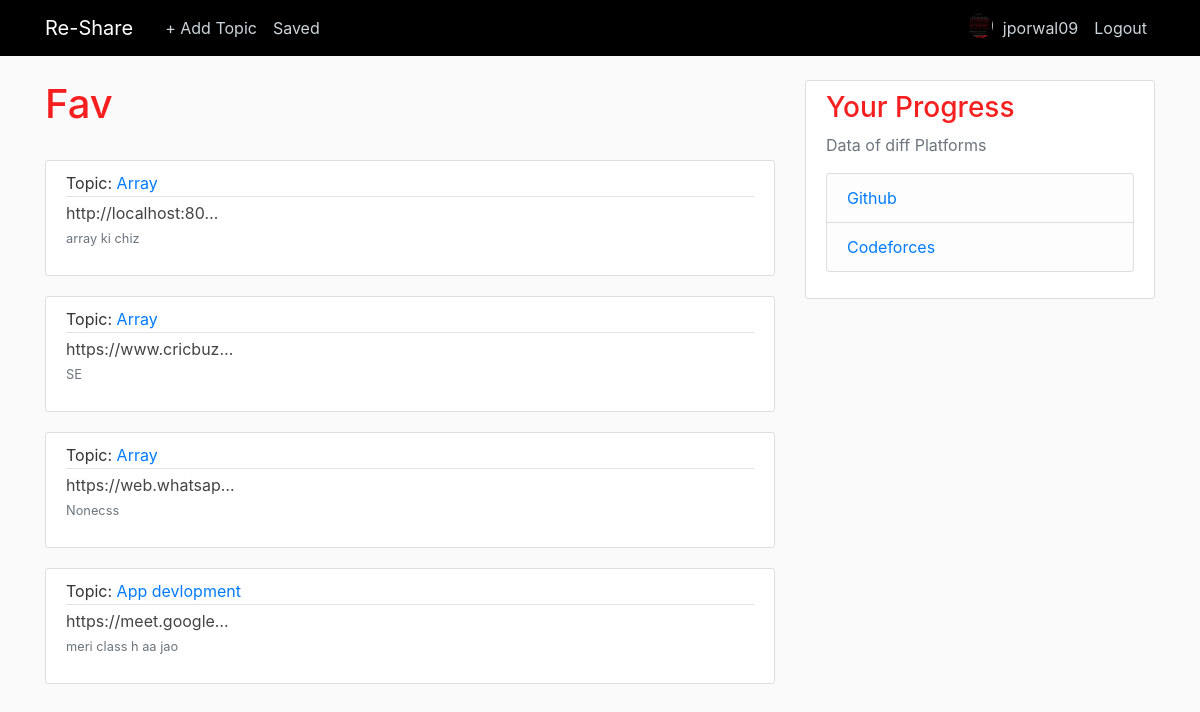
/favourite/ (signed in), run on the app's committed database.
### users/models.py (models this page shows, shortened)
class Profile(models.Model):
	user = models.OneToOneField(User, on_delete= models.CASCADE)
	image = models.ImageField(default = 'default.png', upload_to = 'profile_pics')

### resource/models.py (models this page shows, shortened)
class Material(models.Model):
	url = models.URLField(null = False)
	topic = models.ForeignKey(Topic,on_delete = models.CASCADE)
	desc =  models.TextField(max_length=500,default = 'None')
	created = models.DateTimeField('date created',default = timezone.now)
	last_updated = models.DateTimeField('last updated',default = timezone.now)
	user = models.ForeignKey(User,on_delete = models.PROTECT)
	likes = models.ManyToManyField(User, related_name = 'Material_op')
	fav = models.ManyToManyField(User,related_name='favorite')

class Topic(models.Model):
	name = models.CharField(max_length=500,null=False,blank=False)
	created = models.DateTimeField('date created', default = timezone.now)
	last_updated = models.DateTimeField('last updated', default = timezone.now)
	user =  models.ForeignKey(User,on_delete=models.PROTECT)
	def __str__(self):
		return self.name

### resource/views.py (the view)
# urls.py: path('favourite/', res_views.bookmarked , name = 'favourite'),
@login_required
def bookmarked(request):
    user = request.user
    fav_res = user.favorite.all()
    return render(request,'resource/favourite.html',{'fav_res':fav_res})

### resource/templates/resource/favourite.html
{% extends "users/home.html" %}
{% block content %}
  <h1>Fav</h1>
  <br>
    {% for material in fav_res %}
        <article class="media content-section">
          <div class="media-body">
            <div class="article-metadata">Topic:
              <a class="mr-2" href="{% url 'detail' material.topic.id %}">{{ material.topic }}</a>
            </div>
            <a class="article-title" href="{{ material.url }}">{{ material.url | truncatechars:20}}</a>
            <p><small class="text-muted">{{ material.desc }}</small></p>
          </div>
        </article>
    {% endfor %}
{% endblock content %}

### users/templates/users/home.html (shortened to what this page needs)
{% load static %}
<!DOCTYPE html>
<html>
<head>
    <link rel="stylesheet" href="https://maxcdn.bootstrapcdn.com/bootstrap/4.0.0/css/bootstrap.min.css">
    <link rel="stylesheet" type="text/css" href="{% static 'users/main.css' %}">
</head>
<body>
	<header class="site-header">
  <nav class="navbar navbar-expand-md navbar-dark bg-steel fixed-top">
    <div class="container">
      <a class="navbar-brand mr-4" href="{% url 'userhome' %}">Re-Share</a>
      <div class="collapse navbar-collapse" id="navbarToggle">
        <div class="navbar-nav mr-auto">
          {% if user.is_authenticated %}
          <a class="nav-item nav-link" href="{% url 'addtopic' %}">+ Add Topic</a>
          <a class="nav-item nav-link" href="{% url 'favourite' %}">Saved</a>
          {% else %}
          <a class="nav-item nav-link" href="#">About</a>
          {% endif %}
        </div>
        <div class="navbar-nav">
          {% if user.is_authenticated %}
          <img class="rounded-circle article-img" src="{{ user.profile.image.url }}">
          <a class="nav-item nav-link" href="{% url 'profile' %}">{{ user.username }}</a>
          <a class="nav-item nav-link" href="{% url 'logout' %}">Logout</a>
          {% else %}
          <a class="nav-item nav-link" href="{% url 'login' %}">Login</a>
          <a class="nav-item nav-link" href="{% url 'register' %}">Register</a>
          {% endif %}
        </div>
      </div>
    </div>
  </nav>
</header>
<main role="main" class="container">
  <div class="row">
    <div class="col-md-8">
      {% block content %}{% endblock %}
    </div>
    <div class="col-md-4">
      <div class="content-section">
        <h3>Your Progress</h3>
        <p class='text-muted'>Data of diff Platforms
          <ul class="list-group">
            <li class="list-group-item list-group-item-light"><a href="/github">Github</a></li>
            <li class="list-group-item list-group-item-light"><a href="/cf">Codeforces</a></li>
          </ul>
        </p>
      </div>
    </div>
  </div>
</main>
</body>
</html>

### users/static/users/main.css (style rules this page uses)
body { background: #fafafa; color: #333333; margin-top: 5rem; }
h1, h2, h3, h4, h5, h6 { color: #f51f1f; }
ul { margin: 0; }
.bg-steel { background-color: #000000; }
.site-header .navbar-nav .nav-link { color: #cbd5db; }
.content-section { background: #ffffff; padding: 10px 20px; border: 1px solid #dddddd; border-radius: 3px; margin-bottom: 20px; }
.article-title { color: #444444; }
.article-img { height: 25px; width: 25px; margin-top: 5px; margin-right: 2px; }
.article-metadata { padding-bottom: 1px; margin-bottom: 4px; border-bottom: 1px solid #e3e3e3 }

### data on the page
Material: topic "Array", url "http://localhost:80…", desc "array ki chiz"
Material: topic "Array", url "https://www.cricbuz…", desc "SE"
Material: topic "Array", url "https://web.whatsap…", desc "Nonecss"
Material: topic "App devlopment", url "https://meet.google…", desc "meri class h aa jao"

### other printed values
{{ user.username }} "jporwal09"
